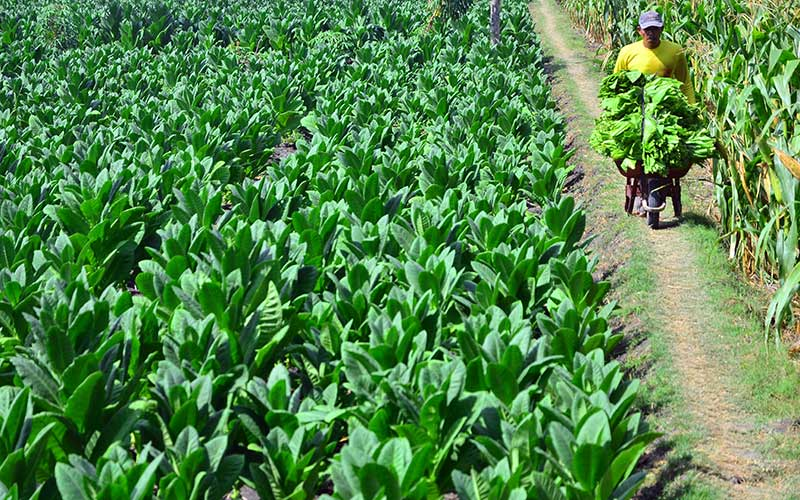
#> input picture sawah.jpg, 800 x 500 px
$ python menggambar_citra_garis.py
#> lines starting #> are read from the running program, lines starting #| are printed output that depends on the picture; after the words box and inside, x2 and y2 are one past the last pixel; in counts of white or black regions, pixels touching at a corner belong together
import cv2
from matplotlib import pyplot as plt

img = cv2.imread('sawah.jpg')
#> img is the input picture: shape (500, 800, 3); mean B, G, R 75, 134.6, 82.5

# (x,y)
# start_point dan end_point adalah variable yang digunakan
# untuk patokan garis yang akan di buat
start_point = (150,0)
endpoint = (200, 100)
color = (255,0,0)
thickness = 5

# cv2.line.... digunakan untuk merender garis dan menempelkan
# pada image
cv2.line(img,start_point,endpoint,color,thickness)
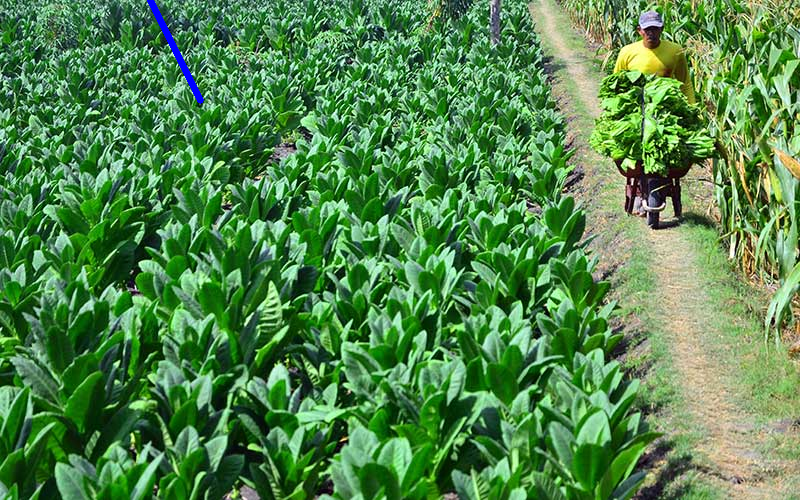
#> img: shape (500, 800, 3); 0.19% of pixels changed, all inside (x1, y1, x2, y2) = (147, 0, 204, 104)

plt.imshow(img)

plt.show()
